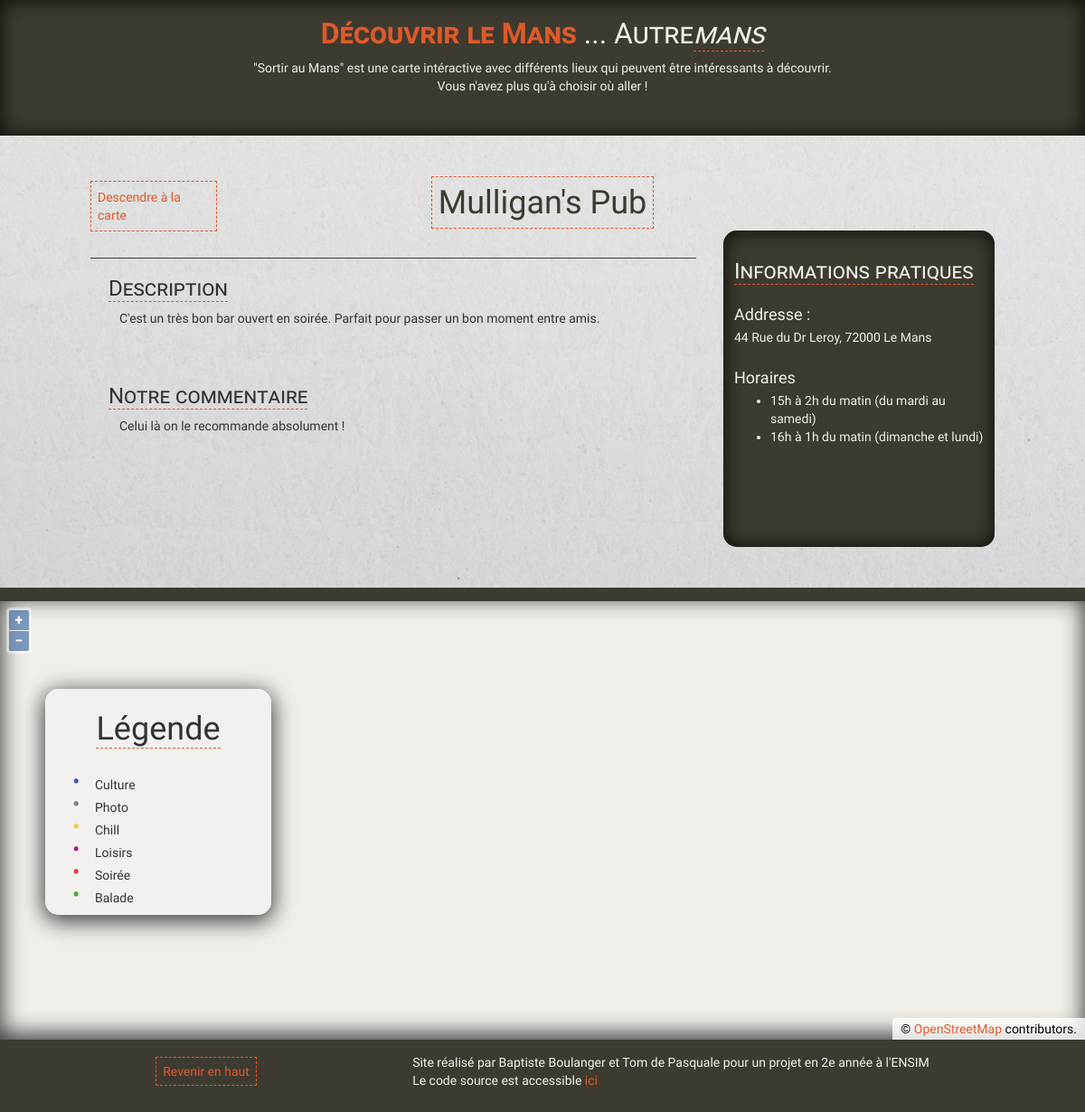
The page /index.php?site-id=1 on the database its author committed.
### tables this page shows
CREATE TABLE IF NOT EXISTS `sites` (
  `id` int(11) NOT NULL AUTO_INCREMENT,
  `name` char(255) NOT NULL,
  `description` text NOT NULL,
  `commentary` text NOT NULL,
  `images` text NOT NULL,
  `address` varchar(255) NOT NULL,
  `hours` text NOT NULL,
  `latitude` float(10,5) NOT NULL,
  `longitude` float(10,5) NOT NULL,
  `type` char(255) NOT NULL,
  PRIMARY KEY (`id`)
);

### index.php (the view, shortened to what this page needs)
<html>
<head>
    <link rel="stylesheet" href="libraries/openlayers/ol.css" type="text/css">
    <link rel="stylesheet" href="https://maxcdn.bootstrapcdn.com/bootstrap/3.3.6/css/bootstrap.min.css">
    <link rel="stylesheet" href="main.css" type="text/css" />
</head>
<body>
    <header>
        <h1><strong>Découvrir le Mans</strong> ... Autre<span class="underlined">mans</span></h1>
        <p>"Sortir au Mans" est une carte intéractive avec différents lieux qui peuvent être intéressants à découvrir.
            <br>
            Vous n'avez plus qu'à choisir où aller !
        </p>
    </header>
    <section class="informations-container">
<?php
try {
    $bdd = new PDO('mysql:host=localhost;dbname=projet_info;charset=utf8', 'root', '');
} catch (Exception $e) {
    die('Erreur : ' . $e->getMessage());
}
if(isset($_GET["site-id"])) {
    $id = $_GET["site-id"];
    $request = 'SELECT * FROM sites WHERE id=' . $id;
    $response = $bdd->query($request);
    while ($data = $response->fetch()) {
        $hours = [];
        $temp_str = "";
        foreach(str_split($data['hours']) as $c) {
            if($c == "\n") {
                $hours[] = $temp_str;
                $temp_str = "";
            } else {
                $temp_str = $temp_str . $c;
            }
        }
        if($temp_str != "" && $temp_str != "\n") {
            $hours[] = $temp_str;
        }
        echo '<div class="info">';
        echo '<div class="see-map-container"><a class="see-map all-around" href=#map>Descendre à la carte</a></div>';
        echo '<div class="title"><h1><span class="all-around">' . $data['name'] . '</span></h1></div>';
        echo '<div class="practical-container">';
        echo '<div class="practical">';
        echo '<h3><span class="underlined">Informations pratiques</span></h3>';
        echo '<h4>Addresse :</h4>';
        echo '<p>' . $data['address'] . '</p>';
        if($data['hours'] != "") {
            echo '<h4>Horaires</h4>';
            echo '<ul>';
            foreach($hours as $e) {
                echo '<li>' . $e . '</li>';
            }
            echo '</ul>';
        }
        echo '</div></div>';
        echo '<div class="description content">';
        echo '<h3><span class="underlined">Description</span></h3>';
        echo '<p>' . $data["description"] . '</p>';
        echo '</div>';
        if($data['commentary'] != "") {
            echo '<div class="commentary content">';
            echo '<h3><span class="underlined">Notre commentaire</span></h3>';
            echo '<p>' . $data['commentary'] . '</p>';
            echo '</div>';
        }
        echo '</div>';
    }
}
?>
    </section>
    <section id="map-container">
        <div class="legend-container">
            <div class="legend">
                <h1><span class="underlined">Légende</span></h1>
                <ul>
                    <li>Culture</li>
                    <li>Photo</li>
                    <li>Chill</li>
                    <li>Loisirs</li>
                    <li>Soirée</li>
                    <li>Balade</li>
                </ul>
            </div>
        </div>
        <div id="map" class="map">
        </div>
    </section>
    <footer>
        <p>
            <a href="#" class="all-around">Revenir en haut</a>
        </p>
        <p>Site réalisé par Baptiste Boulanger et Tom de Pasquale pour un projet en 2e année à l'ENSIM
            <br>
            Le code source est accessible <a href="https://github.com/">ici</a>
        </p>
    </footer>
</body>
</html>

### main.css (style rules this page uses)
body { background-color: #f2efea; font-family: 'Muli', sans-serif; }
a, a:active, a:focus { color: #e05929; }
header { background-color: #3d3b30; color: #f2efea; width: 100%; height: 150px; display: flex; flex-direction: column; align-items: center; -webkit-box-shadow: inset 0px 0px 20px 2px rgba(0,0,0,0.75); -moz-box-shadow: inset 0px 0px 20px 2px rgba(0,0,0,0.75); box-shadow: inset 0px 0px 20px 2px rgba(0,0,0,0.75); }
header h1 { font-size: xx-large; margin-bottom: 10px; font-variant: small-caps; }
header h1 span { font-style: italic; }
header p { text-align: center; }
#map-container { width: 100%; height: 500px; border-top: 15px solid #3d3b30; -webkit-box-shadow: inset 0px -5px 25px 2px rgba(0,0,0,0.75); -moz-box-shadow: inset 0px -5px 25px 2px rgba(0,0,0,0.75); box-shadow: inset 0px -5px 25px 2px rgba(0,0,0,0.75); }
#map { width: 100%; }
.legend-container { height: 0; width: 0; position: relative; top: 20%; left: 50px; }
.legend { position: relative; width: 250px; height: 250px; padding: 15px; z-index: 1000; background-color: #f2f2f2d6; display: flex; flex-direction: column; justify-content: center; border-radius: 15px; -webkit-box-shadow: 0px 5px 25px 2px rgba(0,0,0,0.75); -moz-box-shadow: 0px 5px 25px 2px rgba(0,0,0,0.75); box-shadow: 0px 5px 25px 2px rgba(0,0,0,0.75); }
.legend ul li { height: 25px; }
.legend h1 { text-align: center; margin-bottom: 20px; }
.legend ul { list-style-type: none; }
.legend ul li::before { position: relative; content: "\2022"; display: inline-block; width: 1em; margin-left: -1em; font-size: 25px; }
.legend ul li:nth-child(1)::before { color: rgb(64, 91, 176); }
.legend ul li:nth-child(2)::before { color: gray; }
.legend ul li:nth-child(3)::before { color: rgb(243, 202, 64); }
.legend ul li:nth-child(4)::before { color: rgb(165, 36, 127); }
.legend ul li:nth-child(5)::before { color: rgb(223, 66, 55); }
.legend ul li:nth-child(6)::before { color: rgb(67, 176, 49); }
.info { display: grid; background-color: #f2efea; background-image: url(images/bg-texture.jpg); padding: 35px 100px; min-height: 500px; width: 100%; display: flex; flex-direction: column; }
.see-map-container { position: relative; width: 0; height: 0; top: 15px; }
.see-map { display: inline-block; position: relative; width: 140px; }
.info > div.content { padding: 0 20px; width: 67%; margin-top: 30px; display: flex; flex-direction: column; min-height: 90px; }
.info > .title { padding: 0; color: #3d3b30; text-align: center; }
strong { color: #e05929; }
.underlined { border-bottom: 1px dashed #e05929; }
.all-around { padding: 7px; border: 1px dashed #e05929; }
.info h3 { font-variant: small-caps; margin-bottom: 10px; width: 100%; }
.info h4 { margin: 15px 0 5px 0; }
.info p { padding-left: 12px; }
.description { border-top: 1px solid #3d3b30; }
.info .practical-container { width: 0; height: 0; position: relative; left: 70%; top: 0%; }
.info .practical { display: flex; flex-direction: column; background-color: #3d3b30; color: #f2efea; z-index: 1000; width: 300px; height: 350px; border-radius: 15px; padding: 12px; -webkit-box-shadow: inset 0px 0px 20px 2px rgba(0,0,0,0.75); -moz-box-shadow: inset 0px 0px 20px 2px rgba(0,0,0,0.75); box-shadow: inset 0px 0px 20px 2px rgba(0,0,0,0.75); }
.practical p, .practical li { padding: 0; -webkit-user-select: text; -moz-user-select: text; }
footer { background-color: #3d3b30; color: #f2efea; display: flex; justify-content: space-evenly; align-items: center; width: 100%; height: 80px; z-index: 1000; -webkit-box-shadow: 0px 0px -20px 2px rgba(0,0,0,0.75); -moz-box-shadow: 0px 0px -20px 2px rgba(0,0,0,0.75); box-shadow: 0px 0px -20px 2px rgba(0,0,0,0.75); }

### rows shown on the page
sites: name "Mulligan's Pub", address "44 Rue du Dr Leroy, 72000 Le Mans", e "15h à 2h du matin (du mardi au samedi)", e "16h à 1h du matin (dimanche et lundi)", description "C'est un très bon bar ouvert en soirée. Parfait pour passer un bon moment entre amis.", commentary "Celui là on le recommande absolument !"
